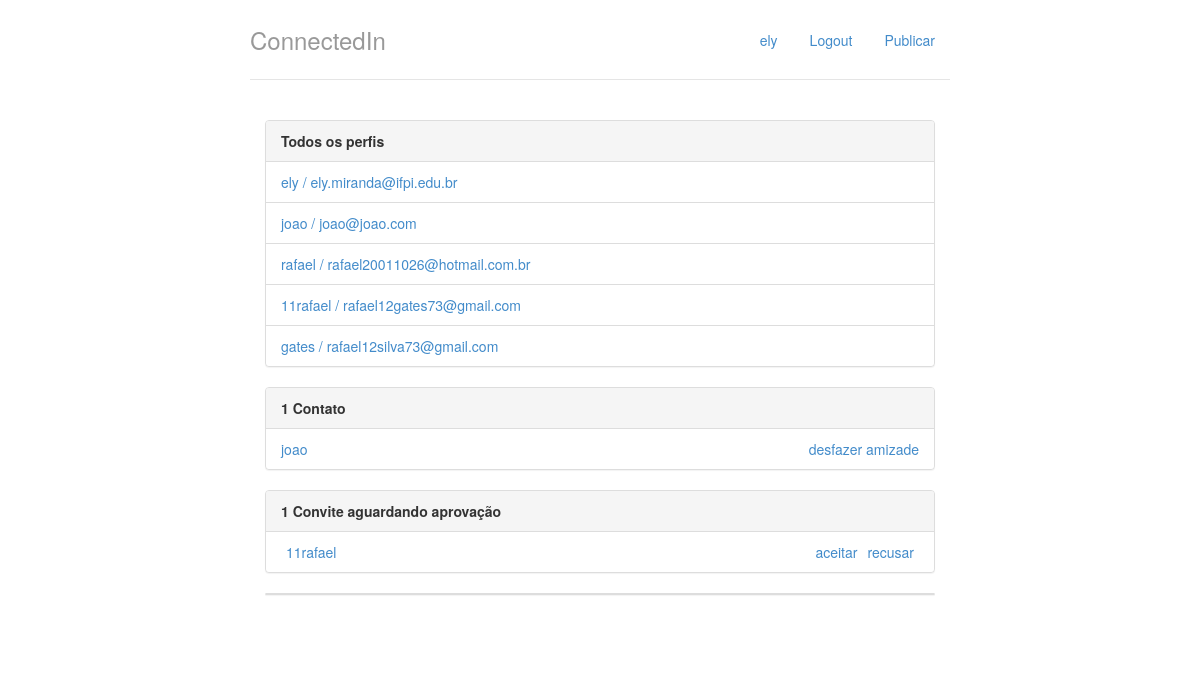
The app's page / (signed in) with its own data.
### perfis/models.py (models this page shows, shortened)
class Perfil(models.Model):
    nome = models.CharField(max_length=255, null=False)
    telefone = models.CharField(max_length=15, null= False)
    nome_empresa = models.CharField(max_length=255, null=False)
    contatos = models.ManyToManyField('Perfil')
    usuario = models.OneToOneField(User, related_name = 'perfil', on_delete = models.CASCADE)
    criado_em = models.DateTimeField(auto_now_add=True)
    atualizado_em = models.DateTimeField(auto_now=True)
    @property
    def email(self):
        return self.usuario.email
    def __str__(self):
        return self.nome

class Convite(models.Model):
    solicitante = models.ForeignKey(Perfil,on_delete=models.CASCADE,related_name='convites_feitos' )
    convidado = models.ForeignKey(Perfil, on_delete= models.CASCADE, related_name='convites_recebidos')

### perfis/views.py (the view)
# urls.py: path('', views.index,name='index'),
@login_required
def index(request):
    return render(request, 'index.html', {'perfis': Perfil.objects.all(),
                                          'perfil_logado': get_perfil_logado(request),
                                          'postagens': list_publicacao(get_perfil_logado(request))})

### perfis/views.py (called while the page is built)
def get_perfil_logado(request):
    return request.user.perfil

def list_publicacao(perfil_logado):
    all_pub = Publicacao.objects.all()
    cont = perfil_logado.contatos.all()
    postagens = []
    for postagem in all_pub:
        if (postagem.usuario == perfil_logado):
            postagens.append(postagem)
        for contato in cont:
            if (postagem.usuario.id == contato.id):
                postagens.append(postagem)
    return postagens

### perfis/templates/index.html (shortened to what this page needs)
{% extends 'base.html' %}
{% block body %}
<div class="col-lg-12">
	<div class="panel panel-default">
		<div class="panel-heading">
			<strong>Todos os perfis</strong>
		</div>
		{% if perfis %}
		<ul class="list-group">
			{% for perfil in perfis %}
				<li class="list-group-item">
					<a href = "{% url 'exibir' perfil.id %}">	{{ perfil.nome }} / {{ perfil.email }}
					</a>
				</li>
			{% endfor %}
		{% else %}
			<p>Não há perfis cadastrados</p>
		{% endif %}
		</ul>
	</div>
    <div class="panel panel-default">
        {% with total=perfil_logado.contatos.count %}
            {% if total %}
                <div class="panel-heading">
                    <strong> {{ total }}
                        Contato{{ total|pluralize }}
                    </strong>
                </div>
                <ul class="list-group">
                    {% for perfil in perfil_logado.contatos.all %}
                        <li class = "list-group-item">
                            <a href = "{% url 'exibir' perfil.id %}">
                                {{ perfil }}
                            </a>
                            <a class="pull-right" href="{% url 'desfazer' perfil.id %}">
                                desfazer amizade
                            </a>
                        </li>
                    {% endfor %}
                </ul>
            {% else %}
                <div class="panel-body">
                    Não há contatos :(
                </div>
            {% endif %}
        {% endwith %}
    </div>
    <div class="panel panel-default">
        {% with total=perfil_logado.convites_recebidos.count %}
            {% if total %}
                <div class="panel-heading">
                    <strong> {{ total }}
                    Convite{{ total|pluralize }} aguardando aprovação</strong>
                </div>
                <ul class="list-group">
                    {% for convite in perfil_logado.convites_recebidos.all %}
                        <li class = "list-group-item">
                           <ul class = "list-inline">
                                <li class = "list-inline-item">
                                    <a href = "{% url 'exibir' convite.solicitante.id %}">
                                        {{convite.solicitante.nome}}
                                    </a>
                                </li>
                                <li class = "list-inline-item pull-right">
                                    <a href = "{% url 'recusar' convite.id %}">recusar</a>
                                </li>
                                <li class = "list-inline-item pull-right">
                                    <a href = "{% url 'aceitar' convite.id %}">aceitar</a>
                                </li>
                        </li>
                    {% endfor %}
                </ul>
            {% else %}
                <div class="panel-body">
                    Não há convites
                </div>
            {% endif %}
        {% endwith %}
    </div>
        <div class="panel panel-default">
        </div>
</div>
{% endblock %}

### perfis/templates/base.html (shortened to what this page needs)
{% load static %}
<!doctype html>
<html lang = "pt-br">
	<head>
		<link rel="stylesheet"
			 href="{% static 'styles/bootstrap.css' %}">
		<link rel="stylesheet"
			 href="{% static 'styles/main.css' %}">
	</head>
	<body>
		<div class="container">
			<div class = "header">
				<ul class = "nav nav-pills pull-right">
					<li><a href = "{% url 'index' %}">{{ perfil_logado.nome }}</a></li>
					<li><a href = "/logout/">Logout</a></li>
					<li><a href = "{% url 'publicar'%}">Publicar</a></li>
				</ul>
				<h3 class = "text-muted">ConnectedIn</h3>
			</div>
			<div class="row content">
				{% block body%}
				{% endblock %}
			</div>
		</div>
	</body>
</html>

### perfis/static/styles/main.css (style rules this page uses)
body { padding-top: 20px; padding-bottom: 20px; }
.header, .content, .footer { padding-left: 15px; padding-right: 15px; }
.header { border-bottom: 1px solid #e5e5e5; }
.header h3 { margin-top: 0; margin-bottom: 0; line-height: 40px; padding-bottom: 19px; }
@media (min-width: 768px) { .container { max-width: 730px; } }
.content { margin: 40px 0; }
@media screen and (min-width: 768px) { .header, .content, .footer { padding-left: 0; padding-right: 0; } }
@media screen and (min-width: 768px) { .header { margin-bottom: 30px; } }

### records on screen
Perfil: nome "ely", email "ely.miranda@ifpi.edu.br"
Perfil: nome "joao", email "joao@joao.com"
Perfil: nome "rafael", email "rafael20011026@hotmail.com.br"
Perfil: nome "11rafael", email "rafael12gates73@gmail.com"
Perfil: nome "gates", email "rafael12silva73@gmail.com"
Convite: solicitante.nome "11rafael"

### other values on screen
{{ total }} "1"
